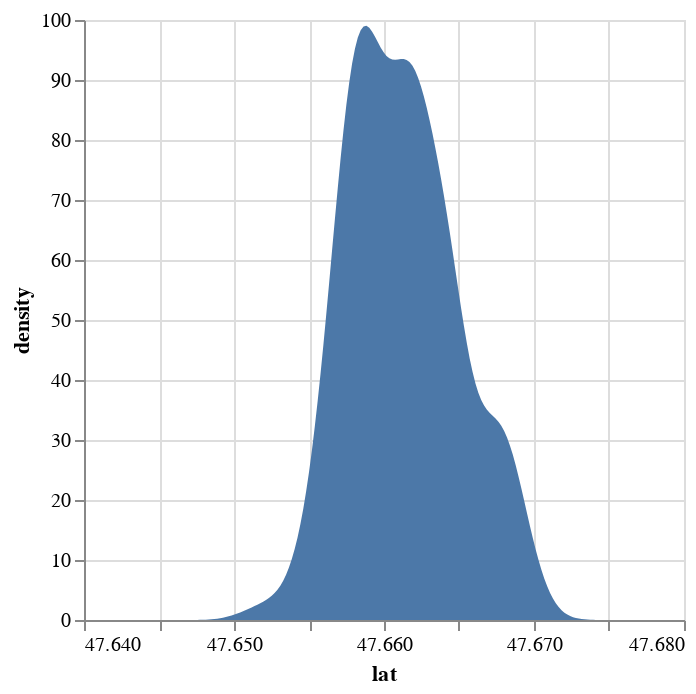

The cell this chart's notebook holds for it:
### Code cell
alt.Chart(d).transform_density(
    'lat',
    as_=['lat','density'],
    extent=[d['lat'].min()-1e-2,d['lat'].max()+1e-2]
).mark_area().encode(
    alt.X('lat:Q'),
    alt.Y('density:Q')
)

### Figure 1 — Vega-Lite specification as saved in the notebook (floating-point values rounded to 4 significant figures; data arrays with more than 128 entries replaced by an {"elided": "..."} marker saying what was removed)
{"config": {"view": {"continuousWidth": 300, "continuousHeight": 300}}, "data": {"name": "data-6dfcc2d045bece6fe69863e2539333af"}, "mark": {"type": "area"}, "encoding": {"x": {"field": "lat", "type": "quantitative"}, "y": {"field": "density", "type": "quantitative"}}, "transform": [{"density": "lat", "extent": [47.64, 47.68], "as": ["lat", "density"]}], "$schema": "https://vega.github.io/schema/vega-lite/v5.8.0.json", "datasets": {"data-6dfcc2d045bece6fe69863e2539333af": {"elided": "182 records"}}}
